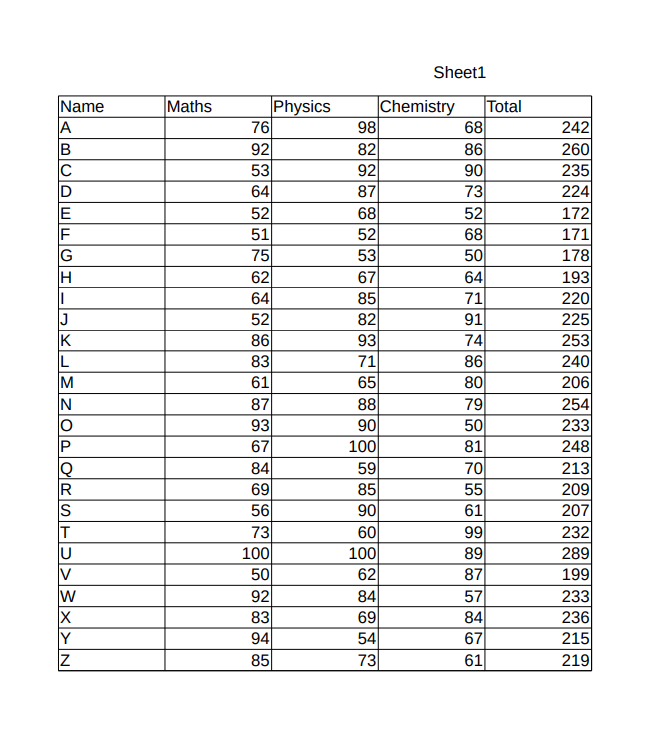
#> input picture Extract Table from Scanned image/image/Sheet.png, 649 x 748 px
$ python main.py
#> lines starting #> are read from the running program, lines starting #| are printed output that depends on the picture; after the words box and inside, x2 and y2 are one past the last pixel; in counts of white or black regions, pixels touching at a corner belong together
### Extract Table from Scanned image/TableExtractor.py
import cv2
import numpy as np

class TableExtractor:

    def __init__(self, image_path):
        self.image_path = image_path

    def execute(self):
        self.read_image()
        self.store_process_image("0_original.jpg", self.image)
        self.convert_image_to_grayscale()
        self.store_process_image("1_grayscaled.jpg", self.grayscale_image)
        self.threshold_image()
        self.store_process_image("3_thresholded.jpg", self.thresholded_image)
        self.invert_image()
        self.store_process_image("4_inverteded.jpg", self.inverted_image)
        self.dilate_image()
        self.store_process_image("5_dialateded.jpg", self.dilated_image)
        self.find_contours()
        self.store_process_image("6_all_contours.jpg", self.image_with_all_contours)
        self.filter_contours_and_leave_only_rectangles()
        self.store_process_image("7_only_rectangular_contours.jpg", self.image_with_only_rectangular_contours)
        self.find_largest_contour_by_area()
        self.store_process_image("8_contour_with_max_area.jpg", self.image_with_contour_with_max_area)
        self.order_points_in_the_contour_with_max_area()
        self.store_process_image("9_with_4_corner_points_plotted.jpg", self.image_with_points_plotted)
        self.calculate_new_width_and_height_of_image()
        self.apply_perspective_transform()
        self.store_process_image("10_perspective_corrected.jpg", self.perspective_corrected_image)
        self.add_10_percent_padding()
        self.store_process_image("11_perspective_corrected_with_padding.jpg", self.perspective_corrected_image_with_padding)
        return self.perspective_corrected_image_with_padding

    def read_image(self):
        self.image = cv2.imread(self.image_path)
#> self.image is the input picture: shape (748, 649, 3); mean B, G, R 239.5, 239.5, 239.5

    def convert_image_to_grayscale(self):
        self.grayscale_image = cv2.cvtColor(self.image, cv2.COLOR_BGR2GRAY)

    def blur_image(self):
        self.blurred_image = cv2.blur(self.grayscale_image, (5, 5))

    def threshold_image(self):
        self.thresholded_image = cv2.threshold(self.grayscale_image, 0, 255, cv2.THRESH_BINARY + cv2.THRESH_OTSU)[1]
#> self.thresholded_image: shape (748, 649); 92% white; black in thin lines or dots, all inside (x1, y1, x2, y2) = (58, 66, 592, 672)

    def invert_image(self):
        self.inverted_image = cv2.bitwise_not(self.thresholded_image)

    def dilate_image(self):
        self.dilated_image = cv2.dilate(self.inverted_image, None, iterations=5)
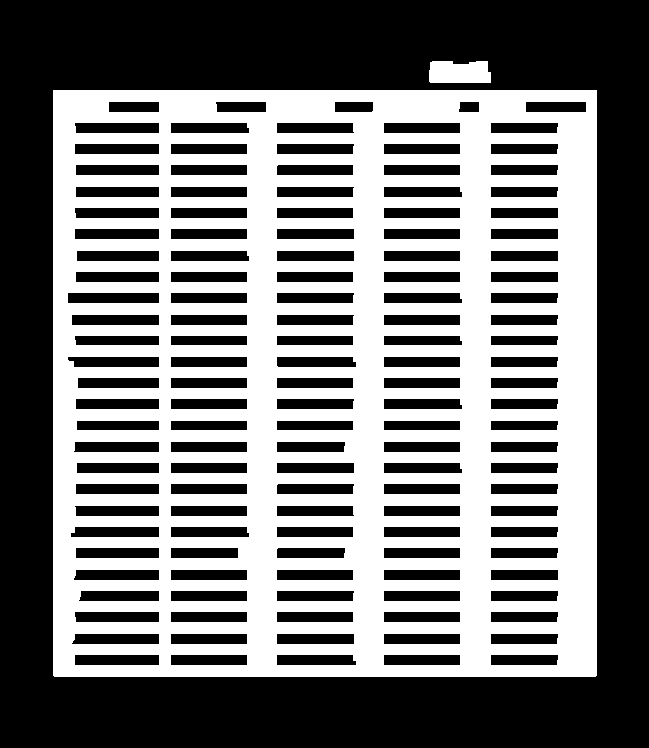
#> self.dilated_image: shape (748, 649); 45.5% white; 2 white regions

    def find_contours(self):
        self.contours, self.hierarchy = cv2.findContours(self.dilated_image, cv2.RETR_TREE, cv2.CHAIN_APPROX_SIMPLE)
#> self.contours = 137 contours; largest, box (x1, y1, x2, y2) and area: (53, 90, 597, 677) 318197, (429, 61, 491, 83) 1182, (67, 292, 160, 304) 1010, (67, 356, 160, 368) 972, (71, 314, 160, 326) 966; self.hierarchy = 137 rows, first 6: [136, -1, 1, -1], [2, -1, -1, 0], [3, 1, -1, 0], [4, 2, -1, 0], [5, 3, -1, 0], [6, 4, -1, 0]
        self.image_with_all_contours = self.image.copy()
        cv2.drawContours(self.image_with_all_contours, self.contours, -1, (0, 255, 0), 3)
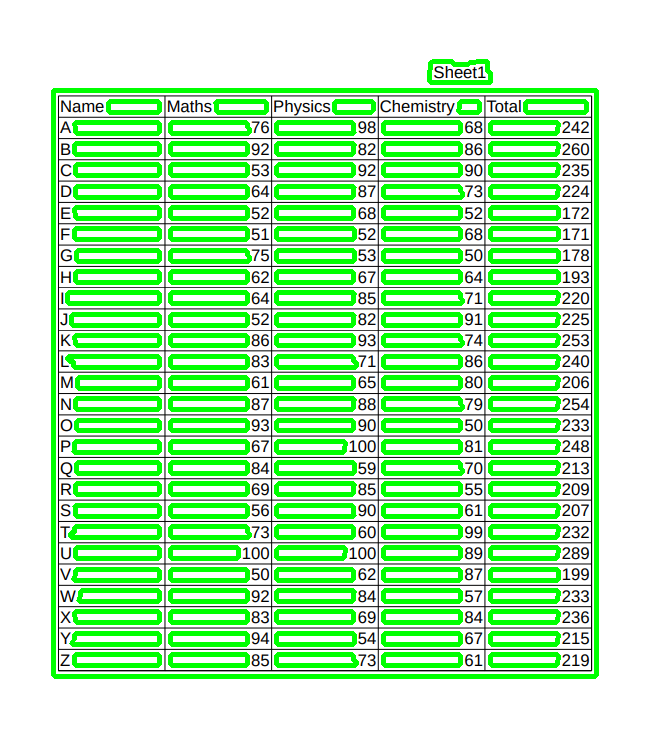
#> self.image_with_all_contours: shape (748, 649, 3); mean B, G, R 173.7, 239.5, 173.7

    def filter_contours_and_leave_only_rectangles(self):
        self.rectangular_contours = []
        for contour in self.contours:
            peri = cv2.arcLength(contour, True)
            approx = cv2.approxPolyDP(contour, 0.02 * peri, True)
            if len(approx) == 4:
                self.rectangular_contours.append(approx)
#> this loop made 137 passes
#> (peri, approx) on passes 1 to 7: (2256.8, [[53, 90], [53, 675], [595, 676], [596, 90]]), (155.1, [[490, 664], [491, 654], [558, 655], [556, 665]]), (173.7, [[383, 655], [459, 654], [460, 664], [384, 665]]), (179.1, [[276, 655], [352, 654], [356, 664], [277, 665]]), (173.7, [[170, 655], [246, 654], [247, 664], [171, 665]]), (189.7, [[74, 655], [158, 654], [159, 664], [75, 665]]), (155.1, [[490, 643], [491, 633], [558, 634], [556, 644]])
#> after the loop, self.rectangular_contours = 137 contours; largest, box (x1, y1, x2, y2) and area: (53, 90, 597, 677) 317634, (430, 61, 491, 83) 1200, (67, 292, 160, 304) 911, (71, 526, 160, 538) 899, (67, 356, 160, 368) 884
        self.image_with_only_rectangular_contours = self.image.copy()
        cv2.drawContours(self.image_with_only_rectangular_contours, self.rectangular_contours, -1, (0, 255, 0), 3)
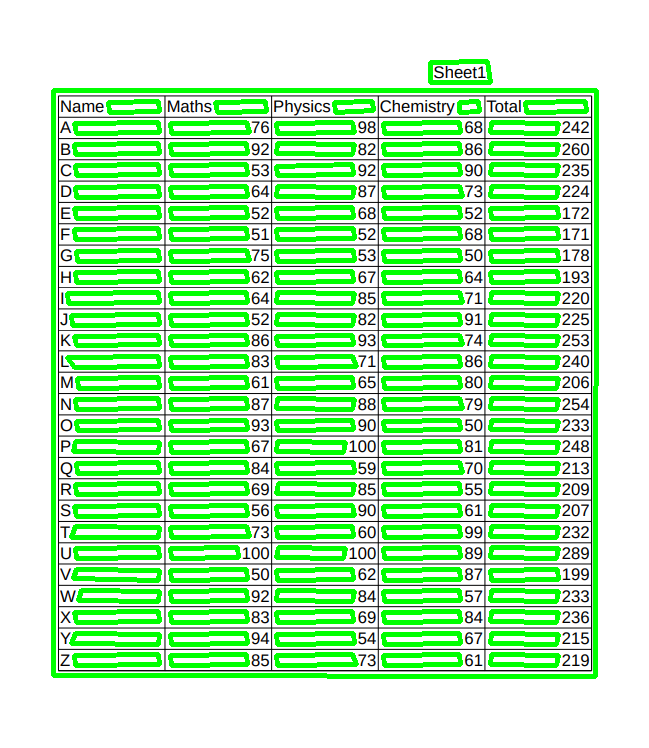
#> self.image_with_only_rectangular_contours: shape (748, 649, 3); mean B, G, R 174.3, 239.5, 174.3

    def find_largest_contour_by_area(self):
        max_area = 0
        self.contour_with_max_area = None
        for contour in self.rectangular_contours:
            area = cv2.contourArea(contour)
            if area > max_area:
                max_area = area
                self.contour_with_max_area = contour
#> this loop made 137 passes
#> (area, max_area, self.contour_with_max_area) on pass 1: (317634, 317634, [[53, 90], [53, 675], [595, 676], [596, 90]])
#> after the loop, max_area = 317634
        self.image_with_contour_with_max_area = self.image.copy()
        cv2.drawContours(self.image_with_contour_with_max_area, [self.contour_with_max_area], -1, (0, 255, 0), 3)
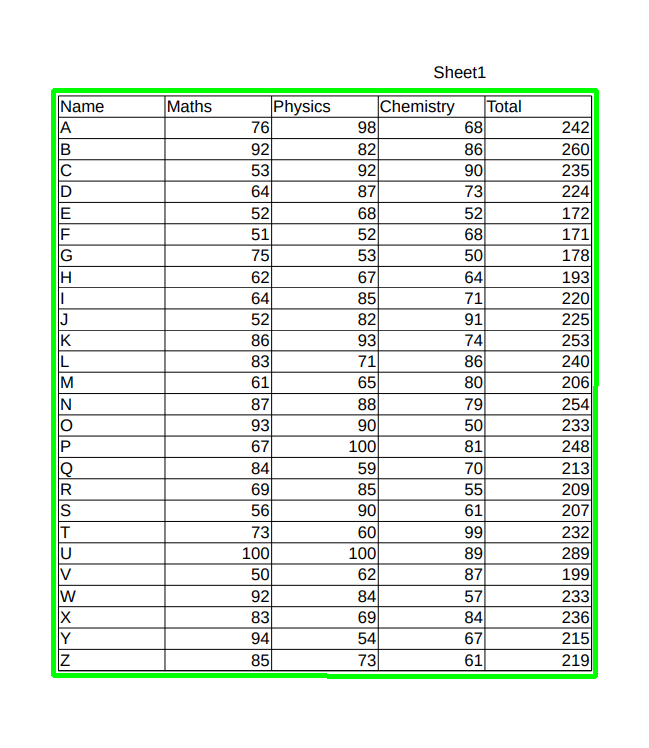
#> self.image_with_contour_with_max_area: shape (748, 649, 3); 2.32% of pixels changed, all inside (x1, y1, x2, y2) = (51, 88, 599, 679)

    def order_points_in_the_contour_with_max_area(self):
        self.contour_with_max_area_ordered = self.order_points(self.contour_with_max_area)
#> in order_points, `pts = pts.reshape(4, 2)`: pts = [[53, 90], [53, 675], [595, 676], [596, 90]]
#> in order_points, `s = pts.sum(axis=1)`: s = [143, 728, 1271, 686]
#> in order_points, `diff = np.diff(pts, axis=1)`: diff = [37, 622, 81, -506]
#> self.contour_with_max_area_ordered = [[53, 90], [596, 90], [595, 676], [53, 675]]
        self.image_with_points_plotted = self.image.copy()
        for point in self.contour_with_max_area_ordered:
            point_coordinates = (int(point[0]), int(point[1]))
            self.image_with_points_plotted = cv2.circle(self.image_with_points_plotted, point_coordinates, 10, (0, 0, 255), -1)
#> this loop made 4 passes
#> pass 1, in order_points_in_the_contour_with_max_area, `self.image_with_points_plotted = cv2.circle(self.image_with_points_plo..`:
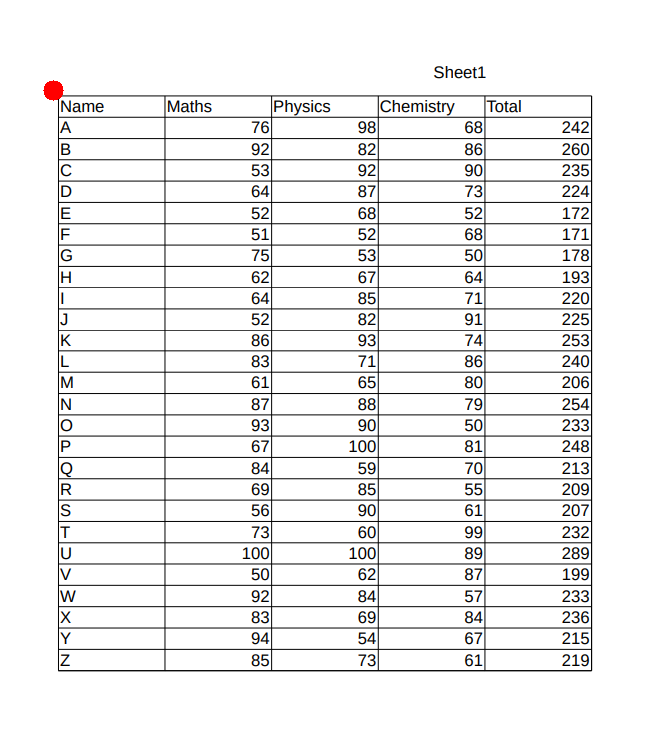
#> self.image_with_points_plotted: shape (748, 649, 3); 0.07% of pixels changed, all inside (x1, y1, x2, y2) = (43, 80, 64, 101)
#> after the loop:
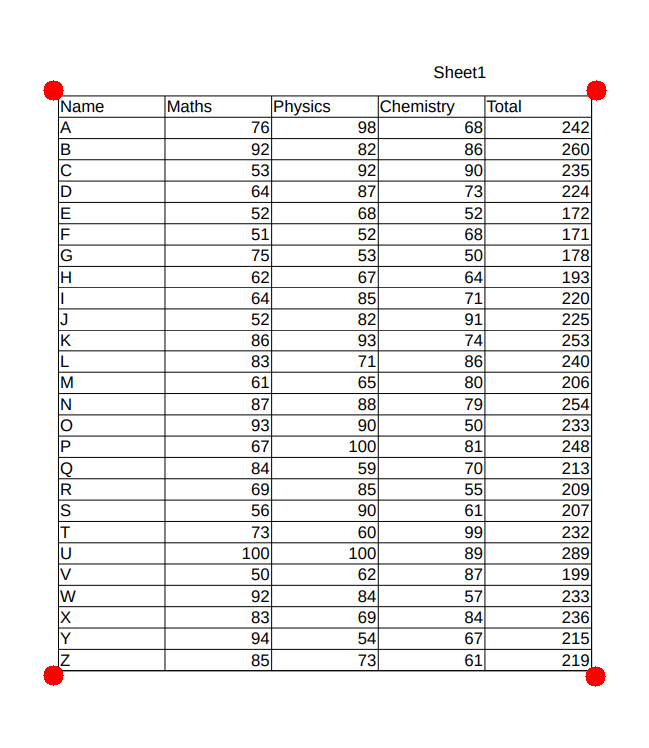
#> self.image_with_points_plotted: shape (748, 649, 3); mean B, G, R 238.9, 238.9, 239.6

    def calculate_new_width_and_height_of_image(self):
        existing_image_width = self.image.shape[1]
        existing_image_width_reduced_by_10_percent = int(existing_image_width * 0.9)

        distance_between_top_left_and_top_right = self.calculateDistanceBetween2Points(self.contour_with_max_area_ordered[0], self.contour_with_max_area_ordered[1])
#> in calculateDistanceBetween2Points, `dis = ((p2[0] - p1[0]) ** 2 + (p2[1] - p1[1]) ** 2) ** 0.5`: dis = 543
#> distance_between_top_left_and_top_right = 543
        distance_between_top_left_and_bottom_left = self.calculateDistanceBetween2Points(self.contour_with_max_area_ordered[0], self.contour_with_max_area_ordered[3])
#> distance_between_top_left_and_bottom_left = 585

        aspect_ratio = distance_between_top_left_and_bottom_left / distance_between_top_left_and_top_right
#> aspect_ratio = 1.08

        self.new_image_width = existing_image_width_reduced_by_10_percent
        self.new_image_height = int(self.new_image_width * aspect_ratio)
#> self.new_image_height = 629

    def apply_perspective_transform(self):
        pts1 = np.float32(self.contour_with_max_area_ordered)
#> pts1 = [[53, 90], [596, 90], [595, 676], [53, 675]]
        pts2 = np.float32([[0, 0], [self.new_image_width, 0], [self.new_image_width, self.new_image_height], [0, self.new_image_height]])
#> pts2 = [[0, 0], [584, 0], [584, 629], [0, 629]]
        matrix = cv2.getPerspectiveTransform(pts1, pts2)
#> matrix = [[1.08, -1.77e-19, -57.09], [0, 1.07, -96.58], [3.15e-06, -3.14e-06, 1]]
        self.perspective_corrected_image = cv2.warpPerspective(self.image, matrix, (self.new_image_width, self.new_image_height))

    def add_10_percent_padding(self):
        image_height = self.image.shape[0]
        padding = int(image_height * 0.1)
        self.perspective_corrected_image_with_padding = cv2.copyMakeBorder(self.perspective_corrected_image, padding, padding, padding, padding, cv2.BORDER_CONSTANT, value=[255, 255, 255])

    def draw_contours(self):
        self.image_with_contours = self.image.copy()
        cv2.drawContours(self.image_with_contours,  [ self.contour_with_max_area ], -1, (0, 255, 0), 1)

    def calculateDistanceBetween2Points(self, p1, p2):
        dis = ((p2[0] - p1[0]) ** 2 + (p2[1] - p1[1]) ** 2) ** 0.5
        return dis

    def order_points(self, pts):
        # initialzie a list of coordinates that will be ordered
        # such that the first entry in the list is the top-left,
        # the second entry is the top-right, the third is the
        # bottom-right, and the fourth is the bottom-left
        pts = pts.reshape(4, 2)
        rect = np.zeros((4, 2), dtype="float32")

        # the top-left point will have the smallest sum, whereas
        # the bottom-right point will have the largest sum
        s = pts.sum(axis=1)
        rect[0] = pts[np.argmin(s)]
        rect[2] = pts[np.argmax(s)]

        # now, compute the difference between the points, the
        # top-right point will have the smallest difference,
        # whereas the bottom-left will have the largest difference
        diff = np.diff(pts, axis=1)
        rect[1] = pts[np.argmin(diff)]
        rect[3] = pts[np.argmax(diff)]

        # return the ordered coordinates
        return rect

    def store_process_image(self, file_name, image):
        path = "./process_images/table_extractor/" + file_name
        cv2.imwrite(path, image)


### Extract Table from Scanned image/TableLinesRemover.py
import cv2
import numpy as np

class TableLinesRemover:

    def __init__(self, image):
        self.image = image

    def execute(self):
        self.grayscale_image()
        self.store_process_image("0_grayscaled.jpg", self.grey)
        self.threshold_image()
        self.store_process_image("1_thresholded.jpg", self.thresholded_image)
        self.invert_image()
        self.store_process_image("2_inverted.jpg", self.inverted_image)
        self.erode_vertical_lines()
        self.store_process_image("3_erode_vertical_lines.jpg", self.vertical_lines_eroded_image)
        self.erode_horizontal_lines()
        self.store_process_image("4_erode_horizontal_lines.jpg", self.horizontal_lines_eroded_image)
        self.combine_eroded_images()
        self.store_process_image("5_combined_eroded_images.jpg", self.combined_image)
        self.dilate_combined_image_to_make_lines_thicker()
        self.store_process_image("6_dilated_combined_image.jpg", self.combined_image_dilated)
        self.subtract_combined_and_dilated_image_from_original_image()
        self.store_process_image("7_image_without_lines.jpg", self.image_without_lines)
        self.remove_noise_with_erode_and_dilate()
        # self.store_process_image("8_image_without_lines_noise_removed.jpg", self.image_without_lines_noise_removed)
        # return self.image_without_lines_noise_removed
        return self.image_without_lines


    def grayscale_image(self):
        self.grey = cv2.cvtColor(self.image, cv2.COLOR_BGR2GRAY)

    def threshold_image(self):
        self.thresholded_image = cv2.threshold(self.grey, 127, 255, cv2.THRESH_BINARY)[1]
#> self.thresholded_image: shape (777, 732); 94.7% white; black in thin lines or dots, all inside (x1, y1, x2, y2) = (79, 80, 655, 699)

    def invert_image(self):
        self.inverted_image = cv2.bitwise_not(self.thresholded_image)

    def erode_vertical_lines(self):
        hor = np.array([[1,1,1,1,1,1]])
        self.vertical_lines_eroded_image = cv2.erode(self.inverted_image, hor, iterations=10)
#> self.vertical_lines_eroded_image: shape (777, 732); 2.1% white in thin lines or dots, all inside (x1, y1, x2, y2) = (109, 103, 635, 699)
        self.vertical_lines_eroded_image = cv2.dilate(self.vertical_lines_eroded_image, hor, iterations=10)
#> self.vertical_lines_eroded_image: shape (777, 732); 2.4% white in thin lines or dots, all inside (x1, y1, x2, y2) = (89, 103, 665, 699)

    def erode_horizontal_lines(self):
        ver = np.array([[1],
               [1],
               [1],
               [1],
               [1],
               [1],
               [1]])
        self.horizontal_lines_eroded_image = cv2.erode(self.inverted_image, ver, iterations=10)
#> self.horizontal_lines_eroded_image: shape (777, 732); 0.54% white in thin lines or dots, all inside (x1, y1, x2, y2) = (79, 110, 655, 669)
        self.horizontal_lines_eroded_image = cv2.dilate(self.horizontal_lines_eroded_image, ver, iterations=10)

    def combine_eroded_images(self):
        self.combined_image = cv2.add(self.vertical_lines_eroded_image, self.horizontal_lines_eroded_image)
#> self.combined_image: shape (777, 732); 3% white in thin lines or dots, all inside (x1, y1, x2, y2) = (79, 80, 665, 699)

    def dilate_combined_image_to_make_lines_thicker(self):
        kernel = cv2.getStructuringElement(cv2.MORPH_RECT, (2, 2))
        self.combined_image_dilated = cv2.dilate(self.combined_image, kernel, iterations=5)
#> self.combined_image_dilated: shape (777, 732); 17.3% white; 2 white regions, box (x1, y1, x2, y2) and area: (89, 80, 670, 704) 94870, (79, 80, 85, 703) 3738

    def subtract_combined_and_dilated_image_from_original_image(self):
        self.image_without_lines = cv2.subtract(self.inverted_image, self.combined_image_dilated)
#> self.image_without_lines: shape (777, 732); 2.1% white in thin lines or dots, all inside (x1, y1, x2, y2) = (85, 80, 654, 699)

    def remove_noise_with_erode_and_dilate(self):
        kernel = cv2.getStructuringElement(cv2.MORPH_RECT, (2, 2))
        self.image_without_lines_noise_removed = cv2.erode(self.image_without_lines, kernel, iterations=1)
#> self.image_without_lines_noise_removed: shape (777, 732); 0.4% white in thin lines or dots, all inside (x1, y1, x2, y2) = (86, 86, 651, 693)
        self.image_without_lines_noise_removed = cv2.dilate(self.image_without_lines_noise_removed, kernel, iterations=1)
#> self.image_without_lines_noise_removed: shape (777, 732); 1.1% white in thin lines or dots, all inside (x1, y1, x2, y2) = (86, 86, 652, 694)

    def store_process_image(self, file_name, image):
        path = "./process_images/table_lines_remover/" + file_name
        cv2.imwrite(path, image)

### Extract Table from Scanned image/OcrToTableTool.py
import cv2
import numpy as np
import subprocess

class OcrToTableTool:

    def __init__(self, image, original_image):
        self.thresholded_image = image
        self.original_image = original_image

    def execute(self):
        self.dilate_image()
        self.store_process_image('0_dilated_image.jpg', self.dilated_image)
        self.find_contours()
        self.store_process_image('1_contours.jpg', self.image_with_contours_drawn)
        self.convert_contours_to_bounding_boxes()
        self.store_process_image('2_bounding_boxes.jpg', self.image_with_all_bounding_boxes)
        self.mean_height = self.get_mean_height_of_bounding_boxes()
        self.sort_bounding_boxes_by_y_coordinate()
        self.club_all_bounding_boxes_by_similar_y_coordinates_into_rows()
        self.sort_all_rows_by_x_coordinate()
        self.crop_each_bounding_box_and_ocr()
        self.generate_csv_file()

    def threshold_image(self):
        return cv2.threshold(self.grey_image, 0, 255, cv2.THRESH_BINARY + cv2.THRESH_OTSU)[1]

    def convert_image_to_grayscale(self):
        return cv2.cvtColor(self.image, self.dilated_image)

    def dilate_image(self):
        kernel_to_remove_gaps_between_words = np.array([
                [1,1,1,1,1,1,1,1,1,1],
               [1,1,1,1,1,1,1,1,1,1]
        ])
        self.dilated_image = cv2.dilate(self.thresholded_image, kernel_to_remove_gaps_between_words, iterations=5)
#> self.dilated_image: shape (777, 732); 29.1% white; 113 white regions, largest, box (x1, y1, x2, y2) and area: (65, 468, 141, 583) 5883, (65, 589, 123, 674) 4330, (402, 80, 602, 108) 4251
        simple_kernel = np.ones((5,5), np.uint8)
        self.dilated_image = cv2.dilate(self.dilated_image, simple_kernel, iterations=2)
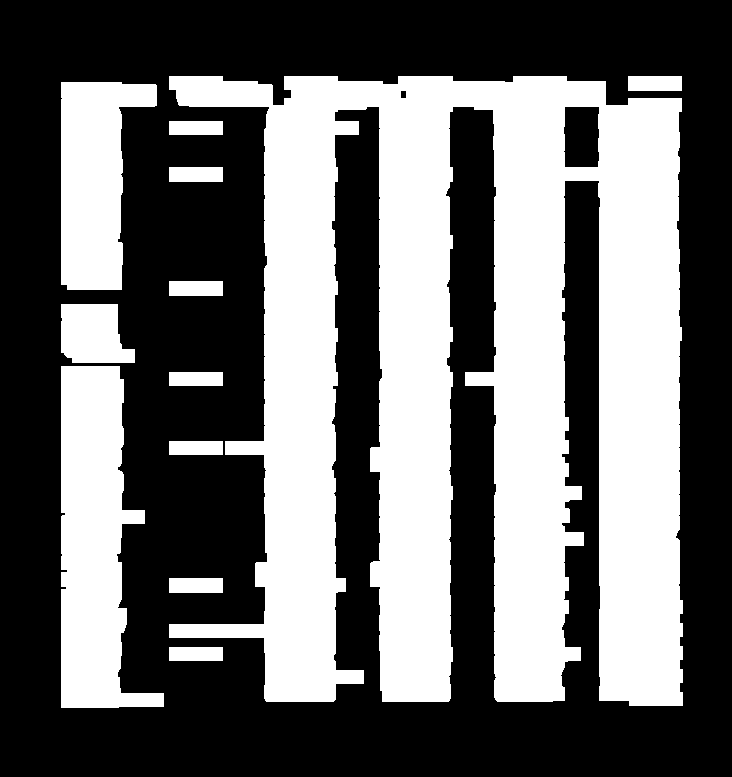
#> self.dilated_image: shape (777, 732); 41.9% white; 12 white regions

    def find_contours(self):
        result = cv2.findContours(self.dilated_image, cv2.RETR_TREE, cv2.CHAIN_APPROX_SIMPLE)
#> result = 14 contours; largest, box (x1, y1, x2, y2) and area: (169, 76, 683, 706) 191942, (61, 366, 164, 708) 21290, (61, 82, 157, 290) 13109, (61, 304, 135, 363) 3436, (563, 106, 600, 168) 2106
#> (the rest of the program and of its run is left out)
